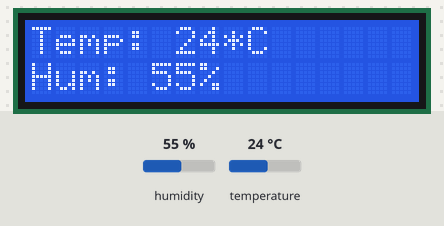
A sketch run on a simulated Arduino Uno, built with avr-gcc and run on an emulated ATmega328P. Parts: 16×2 character LCD. Wiring (inferred from the names in the program): DHT11 sensor: data pin 2. The inputs (shaded band) are chosen by the test bench; at power-on: humidity 55 %, temperature 24 °C.

Above: at 1.2 s.
1.3 s: humidity set to 22 %
At 2.9 s:
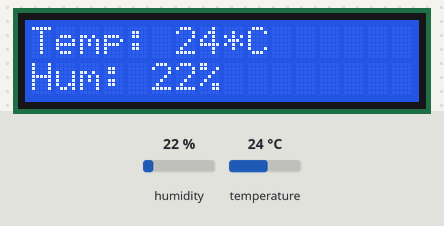
5.4 s: temperature set to 12 °C
At 6.8 s:
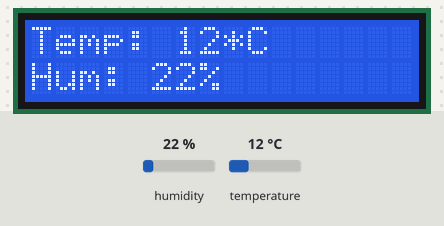
8.7 s: humidity set to 40 %
At 9.8 s:
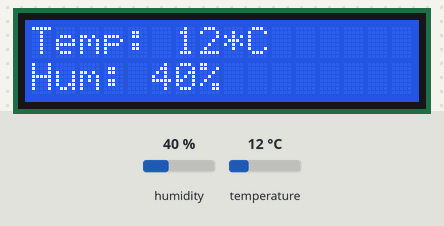
11.8 s: temperature set to 19 °C
At 12.9 s:
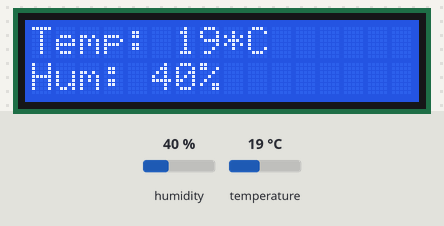
Timing chart, 0 to 14.8 s (numbered marks = the images above; inputs shaded):
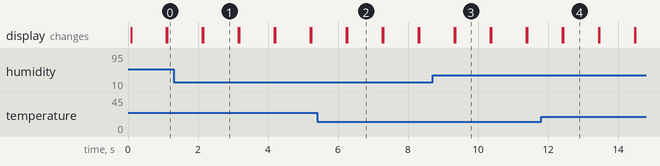

Measured:
- after the input at 1.3 s, the display: first differs from a run without the input after 0.85 s (image 1)
- after the input at 5.4 s, the display: first differs from a run without the input after 0.87 s (image 2)
- after the input at 8.7 s, the display: first differs from a run without the input after 0.65 s (image 3)
- after the input at 11.8 s, the display: first differs from a run without the input after 0.64 s (image 4)
- what the display in image 1 shows lasts 1.0 s, from 2.2 s to 3.2 s

The sketch:

LCD_Temperature.ino
```cpp
#include <Arduino.h>
#include <LiquidCrystal.h>
#include <SimpleDHT.h>

// initialize the library with the numbers of the interface pins
LiquidCrystal lcd(7, 8, 9, 10, 11, 12);
int pinDHT11 = 2;
SimpleDHT11 dht11;

void setup() {
    // set up the LCD's number of columns and rows:
    lcd.begin(16, 2);
    // Print a message to the LCD.
    lcd.print("Hello, World!");
    Serial.begin(9600);
}

void loop() {
    // set the cursor to column 0, line 1
    // (note: line 1 is the second row, since counting begins with 0):
    lcd.setCursor(0, 0);
    lcd.clear();

    byte temperature = 0;
    byte humidity = 0;
    byte data[40] = {0};
    if (dht11.read(pinDHT11, &temperature, &humidity, data)) {
        lcd.print("Read DHT11 failed");
        return;
    }

    lcd.print("Temp: " + String((int)temperature) + "*C");
    lcd.setCursor(0, 1);
    lcd.print("Hum: " + String((int)humidity) + "%");

    // DHT11 sampling rate is 1HZ.
    delay(1000);
}
```

SimpleDHT.cpp
```cpp
// (licence header left out)
#include "SimpleDHT.h"

int SimpleDHT11::confirm(int pin, int us, byte level) {
    // wait one more count to ensure.
    int cnt = us / 10 + 1;

    bool ok = false;
    for (int i = 0; i < cnt; i++) {
        if (digitalRead(pin) != level) {
            ok = true;
            break;
        }
        delayMicroseconds(10);
    }

    if (!ok) {
        return -1;
    }
    return 0;
}

byte SimpleDHT11::bits2byte(byte data[8]) {
    byte v = 0;
    for (int i = 0; i < 8; i++) {
        v += data[i] << (7 - i);
    }
    return v;
}

int SimpleDHT11::sample(int pin, byte data[40]) {
    // empty output data.
    memset(data, 0, 40);

    // notify DHT11 to start:
    //    1. PULL LOW 20ms.
    //    2. PULL HIGH 20-40us.
    //    3. SET TO INPUT.
    pinMode(pin, OUTPUT);
    digitalWrite(pin, LOW);
    delay(20);
    digitalWrite(pin, HIGH);
    delayMicroseconds(30);
    pinMode(pin, INPUT);

    // DHT11 starting:
    //    1. PULL LOW 80us
    //    2. PULL HIGH 80us
    if (confirm(pin, 80, LOW)) {
        return 100;
    }
    if (confirm(pin, 80, HIGH)) {
        return 101;
    }

    // DHT11 data transmite:
    //    1. 1bit start, PULL LOW 50us
    //    2. PULL HIGH 26-28us, bit(0)
    //    3. PULL HIGH 70us, bit(1)
    for (int j = 0; j < 40; j++) {
        if (confirm(pin, 50, LOW)) {
            return 102;
        }

        // read a bit, should never call method,
        // for the method call use more than 20us,
        // so it maybe failed to detect the bit0.
        bool ok = false;
        int tick = 0;
        for (int i = 0; i < 8; i++, tick++) {
            if (digitalRead(pin) != HIGH) {
                ok = true;
                break;
            }
            delayMicroseconds(10);
        }
        if (!ok) {
            return 103;
        }
        data[j] = (tick > 3? 1:0);
    }

    // DHT11 EOF:
    //    1. PULL LOW 50us.
    if (confirm(pin, 50, LOW)) {
        return 104;
    }

    return 0;
}

int SimpleDHT11::parse(byte data[40], byte* ptemperature, byte* phumidity) {
    byte humidity = bits2byte(data);
    byte humidity2 = bits2byte(data + 8);
    byte temperature = bits2byte(data + 16);
    byte temperature2 = bits2byte(data + 24);
    byte check = bits2byte(data + 32);
    byte expect = humidity + humidity2 + temperature + temperature2;
    if (check != expect) {
        return 105;
    }
    *ptemperature = temperature;
    *phumidity = humidity;
    return 0;
}

int SimpleDHT11::read(int pin, byte* ptemperature, byte* phumidity, byte pdata[40]) {
    int ret = 0;

    byte data[40] = {0};
    if ((ret = sample(pin, data)) != 0) {
        return ret;
    }

    byte temperature = 0;
    byte humidity = 0;
    if ((ret = parse(data, &temperature, &humidity)) != 0) {
        return ret;
    }

    if (pdata) {
        memcpy(pdata, data, 40);
    }
    if (ptemperature) {
        *ptemperature = temperature;
    }
    if (phumidity) {
        *phumidity = humidity;
    }

    return ret;
}
```

SimpleDHT.h
```cpp
// (licence header left out)
#ifndef __SIMPLE_DHT_H
#define __SIMPLE_DHT_H

#include <Arduino.h>

/*
    Simple DHT11

    Simple, Stable and Fast DHT11 library.

    The circuit:
    * VCC: 5V or 3V
    * GND: GND
    * DATA: Digital ping, for example, 2.

    23 Jan 2016 By winlin <winlin@vip.126.com>

    https://github.com/winlinvip/SimpleDHT#usage

*/
class SimpleDHT11 {
public:
    // to read from dht11.
    // @param pin the DHT11 pin.
    // @param ptemperature output, NULL to igore.
    // @param phumidity output, NULL to ignore.
    // @param pdata output 40bits sample, NULL to ignore.
    // @remark the min delay for this method is 1s.
    int read(int pin, byte* ptemperature, byte* phumidity, byte pdata[40]);
private:
    // confirm the OUTPUT is level in us,
    // for example, when DHT11 start sample, it will
    //    1. PULL LOW 80us, call confirm(pin, 80, LOW)
    //    2. PULL HIGH 80us, call confirm(pin, 80, HIGH)
    // @return 0 success; oterwise, error.
    // @remark should never used to read bits,
    //    for function call use more time, maybe never got bit0.
    // @remark please use simple_dht11_read().
    int confirm(int pin, int us, byte level);
    // @data the bits of a byte.
    // @remark please use simple_dht11_read().
    byte bits2byte(byte data[8]);
    // read temperature and humidity from dht11.
    // @param pin the pin for DHT11, for example, 2.
    // @param data a byte[40] to read bits to 5bytes.
    // @return 0 success; otherwise, error.
    // @remark please use simple_dht11_read().
    int sample(int pin, byte data[40]);
    // parse the 40bits data to temperature and humidity.
    // @remark please use simple_dht11_read().
    int parse(byte data[40], byte* ptemperature, byte* phumidity);
};

#endif
```
